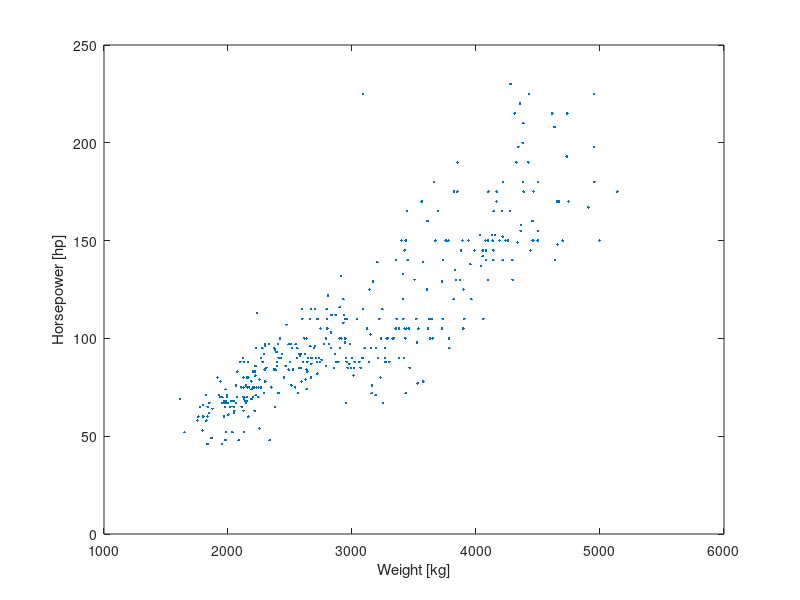

The MATLAB script that drew this image: (Note: this script raises an error after producing the figure.)
% =================================================================
%
%                             Lab 1
% 
% =================================================================
%% ======================= Part 1a: Plotting =======================
load carbig.mat
% This command loads a number of variables to the MATLAB workspace. The 
% variables contain information about cars such as WEIGHT, Horsepower, 
% Model_Year e.t.c. The task is to fit a linear model that predicts the 
% horsepower based on the weight of the car.

x = Weight; % data vector
y = Horsepower; % prediction values

% The first thing to do when working with a new data set is to plot it. For 
% this data set you don't want to draw any lines between each data point so 
% set the plot symbol to point "." Type ">> help plot" to see how.
% ====================== YOUR CODE HERE ======================

 plot(x,y,'.')

% ============================================================

xlabel('Weight [kg]');
ylabel('Horsepower [hp]');

%% ======================= Part 1b: Remove NaN values ==============
% Next we need to clean up the data and remove any training data that
% contains any NaN (not-a-number) or Inf (infinity) values. 

% Complete the code in RemoveData.m
[x y] = RemoveData(x, y);

%% ======================= Part 1c: Normalize data ==============
% Scale the features down using mean normalization.
% Complete the code in featureMeanNormalize.m
[x mu sigma] = featureMeanNormalize(x);

%% ======= Part 2: Linear Regression: Cost function and derivative ========
% In this part we will implement the linear regression algorithm.

% Load the data
clear;
load carbig.mat
x = Weight; % data vector
y = Horsepower; % prediction values
[x y] = RemoveData(x, y);
[x mu sigma] = featureMeanNormalize(x);

X = [ones(size(x,1), 1), x]; % Add a column of ones to x
theta = zeros(2, 1); % initialize fitting parameters

% Complete the code in costLinearRegression.m before continuing.
[J grad] = costLinearRegression(theta, X, y);

% You can check if your solution is correct by calculating the numerical
% gradients (numgrad) and compare them with the analytical gradients 
% (grad).
numgrad = checkGradient(@(p) costLinearRegression(p, X, y), theta);

% If your implementation is correct the two columns should be very similar. 
disp([numgrad grad]); 
% and the diff below should be less than 1e-9
diff = norm(numgrad-grad)/norm(numgrad+grad) 

%% =================== Part 3a: Gradient descent ===================
% In this part we will implement gradient descent and train our linear
% regression model.

clear;
load carbig.mat
x = Weight; % data vector
y = Horsepower; % prediction values
[x y] = RemoveData(x, y);
[x mu sigma] = featureMeanNormalize(x);

X = [ones(size(x,1), 1), x]; % Add a column of ones to x
theta = zeros(2, 1); % initialize fitting parameters

% Hyperparameters for gradient descent 
num_iters = 1500;
alpha = 0.01;

% Run Gradient Descent. Complete the code in gradientDescent.m.
[theta J_history] = gradientDescent(theta, X, y, alpha, num_iters);

% Plot J_history. If your implementation is correct J should decrease after
% each iteration.
figure;
plot(J_history);
xlabel('Iteration')
ylabel('Cost J(\theta)')

% Plot the data and the linear regression model
figure;
plot(X(:,2), y, 'b.'); hold on; 
plot(X(:,2), X*theta, 'r-')
legend('Training data', 'Linear regression')

%% ========= Part 3b: Gradient descent with momentum ==================
% NOTE: THIS PART IS ONLY REQUIRED FOR PASS WITH DISTINCTION. YOU CAN SKIP
% THIS PART IF YOU ONLY AIM FOR PASS.

% ====================== YOUR CODE HERE ======================
% Implement momentum in gradientDescent.m. Set the gamma variable to 0.5
% for the first 5 iterations and to 0.9 after that. Plot the cost as a
% function of the iterations (J_history) for both when momentum is used and
% when it is not used for the same data as part 3a.

[theta_mom J_history_mom] = gradientDescent_mom(theta, X, y, alpha, num_iters);
[theta J_history] = gradientDescent(theta, X, y, alpha, num_iters);


figure;
plot(J_history_mom);
hold on
plot(J_history);
xlabel('Iteration')
ylabel('Cost J(\theta)')
legend('momentum is used', 'momentum is not used')

figure;
plot(X(:,2), y, 'b.'); hold on; 
plot(X(:,2), X*theta_mom, 'r-')
legend('Training data', 'Linear regression')
% ============================================================

%% ======= Part 4a: Linear regression with multiple variables =============
% In this part we are going to change the code in the following files so 
% that your implementation of Linear Regression works for multiple 
% variables:
%       RemoveData.m
%       featureMeanNormalize.m
%       costLinearRegression.m

% Load data
clear;
load carbig.mat
x = [Weight MPG]; % We use two variable - weight and miles per gallon (MPG)
y = Horsepower; % prediction values

% Plot the data. Use Tools -> Rotate 3D to examine the data.
figure;
plot3(x(:,1),x(:,2),y,'.','Color','b')
xlabel('Weight [kg]');
ylabel('Fuel efficiency [MPG]');
zlabel('Horsepower [hp]');
grid on

% Remove pairs of data that contains any NaN values. Change the code in
% RemoveData.m so that it works for multiple variables if needed.
[x y] = RemoveData(x, y);

% Normalize both feature vectors. Change the code in featureMeanNormalize.m 
% so that it works for multiple variables if needed.
[x mu sigma] = featureMeanNormalize(x);

X = [ones(size(x,1), 1) x]; % Add intercept term to X
theta = zeros(3, 1);

% Check gradients. Change the code in costLinearRegression.m so that it 
% works for multiple variables if needed.
[J grad] = costLinearRegression(theta, X, y);
numgrad = checkGradient(@(p) costLinearRegression(p, X, y), theta);
diff = norm(numgrad-grad)/norm(numgrad+grad) % Should be less than 1e-9

% Hyperparameters for gradient descent 
alpha = 0.1;
num_iters = 500;

% Run Gradient Descent
[theta J_history] = gradientDescent(theta, X, y, alpha, num_iters);

% Plot J_history. If your implementation is correct J should decrease after
% each iteration.
plot(J_history)

% Plot the data and the linear regression model
plot3(X(:,2), X(:,3), y, 'b.'); hold on; 
range=-2:.1:2;
[xind,yind] = meshgrid(range);
Z = zeros(size(xind));
for i=1:size(xind,1)
    for j=1:size(xind,2)
        Z(i,j) = [1 xind(i,j) yind(i,j)]*theta;
    end
end
surf(xind,yind,Z)
shading flat; grid on;
xlabel('Normalized Weight'); 
ylabel('Normalized MPG'); 
zlabel('Horsepower [hp]')
legend('Training data', 'Linear regression')

% ====================== YOUR CODE HERE ======================
% Predict how much horsepower a car would have that weights 3000 kg and has 
% a MPG of 30. Hint: It should be around 98.
% TIPS: Remember that you have to normalize the values first using mu and sigma.
  
  x_pred = [3000 30];
  x_pred = (x_pred - mu)./sigma;
  y_pred = [1 x_pred]*theta;

% ============================================================


%% ===================== Part 4b: Vectorization ===========================
% NOTE: THIS PART IS ONLY REQUIRED FOR PASS WITH DISTINCTION. YOU CAN SKIP
% THIS PART IF YOU ONLY AIM FOR PASS.


%% ================ Part 5: Normal Equation ===============================
% In this part we will use the normal equation to calculate the values for
% theta instead of using gradient descent.

% Load data. This time it is not necessary to normalize the data. 
clear;
load carbig.mat
x = [Weight MPG]; % We use two variable - weight and miles per gallon (MPG)
y = Horsepower; % prediction values
[x y] = RemoveData(x, y); % Remove bad training data
X = [ones(size(x,1), 1) x]; % Add intercept term to X

% Calculate the theta parameters with the normal equation. 
theta = normalEqn(X, y);

% ====================== YOUR CODE HERE ======================
% Predict how much horsepower a car would have that weights 3000 kg and has 
% a MPG of 30 using theta calculated from the normal equation. You should 
% get almost the same answer as in Part 4.

  x_pred = [3000 30];
  y_pred_normalEqn = [1 x_pred]*theta;

% ============================================================


%% ==================== Part 6a: Logistic Regression ======================
% In this part we will implement the logistic regression classification
% algorithm.

% Load data. This data set contain the information about age, sex, weight, and blood
% pressure for 100 patients. The task is to train a logistic regression
% classifier to classify whether a patient is a smoker or a non-smoker.
clear; % Clear all workspace variables
load hospital.mat
x = [hospital.Age hospital.BloodPressure(:,1)]; %We start with two input features - age and blood pressure
y = hospital.Smoker; % Label vector. 1 = Smoker, 0 = Non-smoker

% Plot the data
plot(x(y==1,1), x(y==1,2), 'b+'); hold on;
plot(x(y==0,1), x(y==0,2), 'ro')
legend('Smoker', 'Non-smoker')
xlabel('Age'); ylabel('Blood Pressure')

% Implement the sigmoid function. Complete the code in sigmoid.m. The 
% function should perform the sigmoid function of each element in a vector
% or matrix. 
g = sigmoid([-10 0.3; 0 10])
% If your implementation is correct you should get the following answer.
% g =
% 
%     0.0000    0.5744
%     0.5000    1.0000

% Add intercept term to x and initialize theta
[m, n] = size(x);
X = [ones(size(x,1), 1) x];
initial_theta = zeros(n + 1, 1);

% Now it is time to implement logistic regression in
% costLogisticRegression.m. Complete the code in costLogisticRegression.m
% before continuing.
[J grad] = costLogisticRegression(initial_theta, X, y);

% You can check if your implementation is correct by comparing the
% gradients with the analytical gradients.
numgrad = checkGradient(@(p) costLogisticRegression(p, X, y), initial_theta);
diff = norm(numgrad-grad)/norm(numgrad+grad) % Should be less than 1e-9

% Instead of using our own implementation of gradient descent 
% (gradentDescent.m) we will use the pre-built MATLAB function fminunc
% which sets the learning rate alpha automatically.
options = optimset('GradObj', 'on', 'MaxIter', 400);

%  Run fminunc to obtain the optimal theta
[theta, cost] = fminunc(@(t)(costLogisticRegression(t, X, y)), initial_theta, options);

% Plot data and decision boundary
plot(X(y==1,2), X(y==1,3), 'b+'); hold on
plot(X(y==0,2), X(y==0,3), 'ro');
plot_x = [min(X(:,2))-2,  max(X(:,2))+2];
plot_y = (-1./theta(3)).*(theta(2).*plot_x + theta(1));
plot(plot_x, plot_y, 'Color', 'k', 'Linewidth', 2)
xlabel('Age'); ylabel('Blood Pressure')
legend('Smoker', 'Non-smoker')

% Now we use the learned logistic regression model to predict the 
% probability that a patient with age 32 and blood pressure 124 is a 
% smoker. 
prob = sigmoid([1 32 124] * theta) % Should return a value around 0.35
% So the probability that this patient is a smoker (the positive class y=1)
% is 35% and the probability that this patient is a non-smoker is
% 1-prob = 65%. This means that we classify this patient as a non-smoker.
% However, if you look at the plot it looks like this is a
% missclassification because the training data contains many smokers around
% that age and blood pressure. It seems like the assumption of a line is
% not enough to capture enough variations in the data.


%% ======== Part 6b: Logistic Regression with multiple variables ==========
% NOTE: THIS PART IS ONLY REQUIRED FOR PASS WITH DISTINCTION. YOU CAN SKIP
% THIS PART IF YOU ONLY AIM FOR PASS.

% In this part we introduce polynomial features in order to fit a curve
% instead of a line to the data. You might need to change
% costLogisticRegression.m so that it works for more than two variables.

% Load data
clear; % Clear all workspace variables
load hospital.mat
x = [hospital.Age hospital.BloodPressure(:,1)];
y = hospital.Smoker; % Label vector. 1 = Smoker, 0 = Non-smoker
[m, n] = size(x);
X = [ones(size(x,1), 1) x];

% Create polynomial features
degree = 2;
Xpoly = mapFeature(X(:,2), X(:,3), degree);
% Feature normalization becomes important when using polynomial features
[Xpoly(:,2:end) mu sigma] = featureMeanNormalize(Xpoly(:,2:end)); 
initial_theta = zeros(size(Xpoly, 2), 1);
lambda = 0; % regularization parameter. Ignore this for now, we will use it in later labs.

% Set options and optimize theta
options = optimset('GradObj', 'on', 'MaxIter', 100);
[theta, J, exit_flag, output] = fminunc(@(t)(costLogisticRegression(t, ...
    Xpoly, y, lambda)), initial_theta, options);

% Plot data and Boundary
plot(X(y==1,2), X(y==1,3), 'b+'); hold on
plot(X(y==0,2), X(y==0,3), 'ro');
u = linspace(15, 60, 50);
v = linspace(95, 150, 50);
z = zeros(length(u), length(v));
for i = 1:length(u)
    for j = 1:length(v)
        temp = (mapFeature(u(i), v(j), degree) - [1 mu])./[1 sigma];
        z(i,j) = sigmoid(temp*theta);
    end
end
z = z'; % important to transpose z before calling contour
contour(u, v, z, [0.5 0.5], 'Color', 'k', 'LineWidth', 2)

% ====================== YOUR CODE HERE ======================
% Calculate the probability that a patient with age 32 and blood pressure 
% 124 is a smoker.
% HINT: Remember to create the polynomial features for this data point and 
% normalize the data and use sigmoid.

x_pred = [1 32 124];
temp_pred = (mapFeature(x_pred(2), x_pred(3), degree) - [1 mu])./[1 sigma];
prob = sigmoid(temp_pred*theta);
% ============================================================
